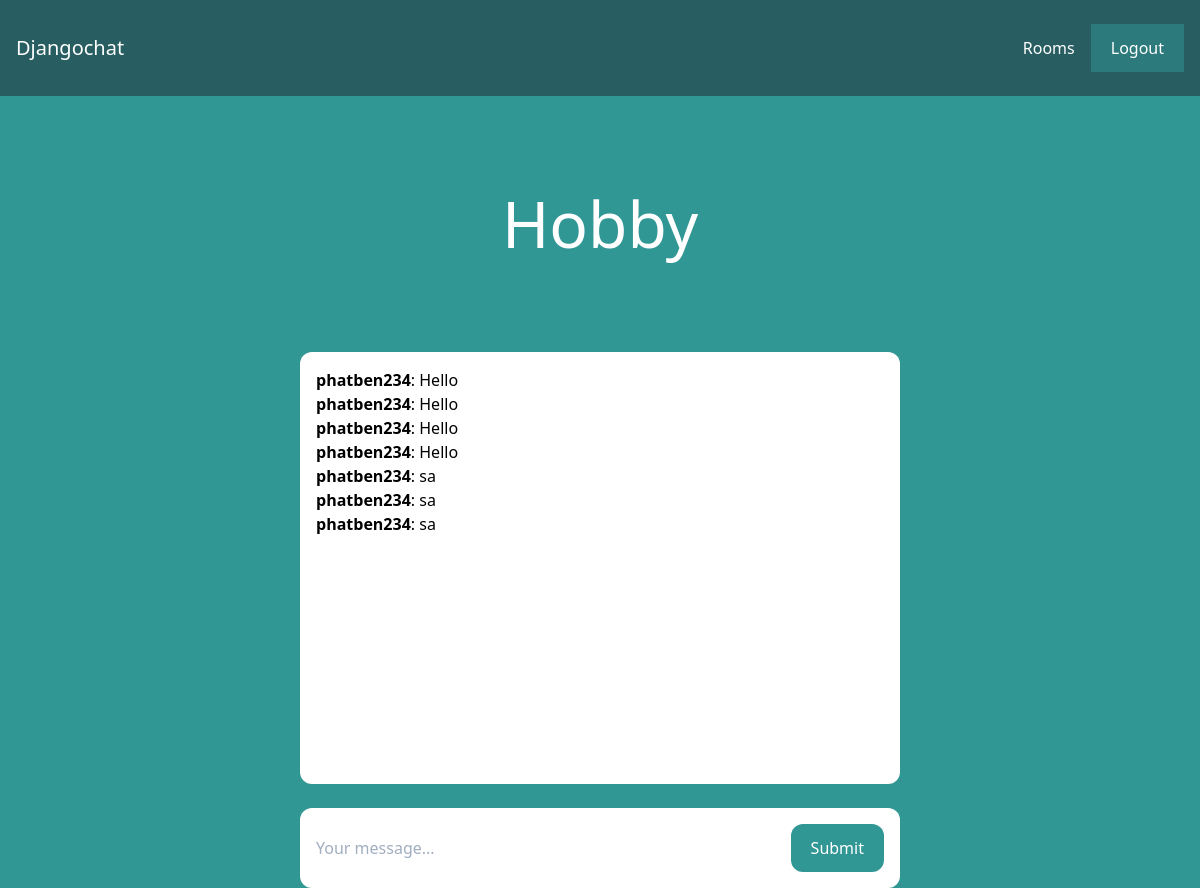
/rooms/Hooby/ (signed in), run on the app's committed database.
### room/models.py (models this page shows)
class Room(models.Model):
    name = models.CharField(max_length=255)
    slug = models.SlugField(unique=True)

class Message(models.Model):
    room = models.ForeignKey(Room, related_name='messages', on_delete=models.CASCADE)
    user = models.ForeignKey(User, related_name='messages', on_delete=models.CASCADE)
    content = models.TextField()
    date_added = models.DateTimeField(auto_now_add=True)
    class Meta:
        ordering = ('date_added',)

### room/views.py (the view)
# urls.py: path('rooms/', include('room.urls')),
@login_required
def room(request, slug):
    room = Room.objects.get(slug=slug)
    messages = Message.objects.filter(room=room).order_by('-date_added')[0:25][::-1]
    return render(request, 'room/room.html', {'room': room, 'messages':messages})

### room/templates/room/room.html (shortened to what this page needs)
{% extends 'core/base.html' %}
{% block content %}
<div class="p-10 lg:p-20 text-center">
    <h1 class="text-3xl lg:text-6xl text-white">{{ room.name }}</h1>
</div>
<div class="lg:w-2/4 mx-4 lg:mx-auto p-4 bg-white rounded-xl">
    <div class="chat-messages space-y-3" id="chat-messages">
        {% for m in messages %}<b>{{ m.user.username }}</b>: {{ m.content }}<br>{% endfor %}
    </div>
</div>
<div class="lg:w-2/4 mt-6 mx-4 lg:mx-auto p-4 bg-white rounded-xl">
    <form method="post" action="." class="flex">
        <input type="text" name="content" class="flex-1 mr-3" placeholder="Your message..." id="chat-message-input">
        <button
            class="px-5 py-3 rounded-xl text-white bg-teal-600 hover:bg-teal-700"
            id="chat-message-submit"
        >Submit</button>
    </form>
</div>
{% endblock %}

### core/templates/core/base.html (style rules this page uses)
.chat-messages { height: 400px; overflow-y: auto; }

### data on the page
Room: name "Hobby"
Message: user.username "phatben234", content "Hello"
Message: user.username "phatben234", content "Hello"
Message: user.username "phatben234", content "Hello"
Message: user.username "phatben234", content "Hello"
Message: user.username "phatben234", content "sa"
Message: user.username "phatben234", content "sa"
Message: user.username "phatben234", content "sa"
